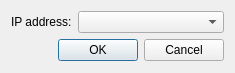
<?xml version="1.0" encoding="UTF-8"?>
<ui version="4.0">
 <class>ConnectDialog</class>
 <widget class="QDialog" name="ConnectDialog">
  <property name="geometry">
   <rect>
    <x>0</x>
    <y>0</y>
    <width>235</width>
    <height>73</height>
   </rect>
  </property>
  <property name="windowTitle">
   <string>Connect</string>
  </property>
  <layout class="QFormLayout" name="formLayout">
   <property name="fieldGrowthPolicy">
    <enum>QFormLayout::AllNonFixedFieldsGrow</enum>
   </property>
   <item row="0" column="0">
    <widget class="QLabel" name="labelIP">
     <property name="text">
      <string>IP address:</string>
     </property>
    </widget>
   </item>
   <item row="2" column="0" colspan="2">
    <widget class="QDialogButtonBox" name="buttonBox">
     <property name="orientation">
      <enum>Qt::Horizontal</enum>
     </property>
     <property name="standardButtons">
      <set>QDialogButtonBox::Cancel|QDialogButtonBox::Ok</set>
     </property>
    </widget>
   </item>
   <item row="0" column="1">
    <widget class="QComboBox" name="comboIP"/>
   </item>
  </layout>
 </widget>
 <resources/>
 <connections>
  <connection>
   <sender>buttonBox</sender>
   <signal>accepted()</signal>
   <receiver>ConnectDialog</receiver>
   <slot>accept()</slot>
   <hints>
    <hint type="sourcelabel">
     <x>248</x>
     <y>254</y>
    </hint>
    <hint type="destinationlabel">
     <x>157</x>
     <y>274</y>
    </hint>
   </hints>
  </connection>
  <connection>
   <sender>buttonBox</sender>
   <signal>rejected()</signal>
   <receiver>ConnectDialog</receiver>
   <slot>reject()</slot>
   <hints>
    <hint type="sourcelabel">
     <x>316</x>
     <y>260</y>
    </hint>
    <hint type="destinationlabel">
     <x>286</x>
     <y>274</y>
    </hint>
   </hints>
  </connection>
 </connections>
</ui>
